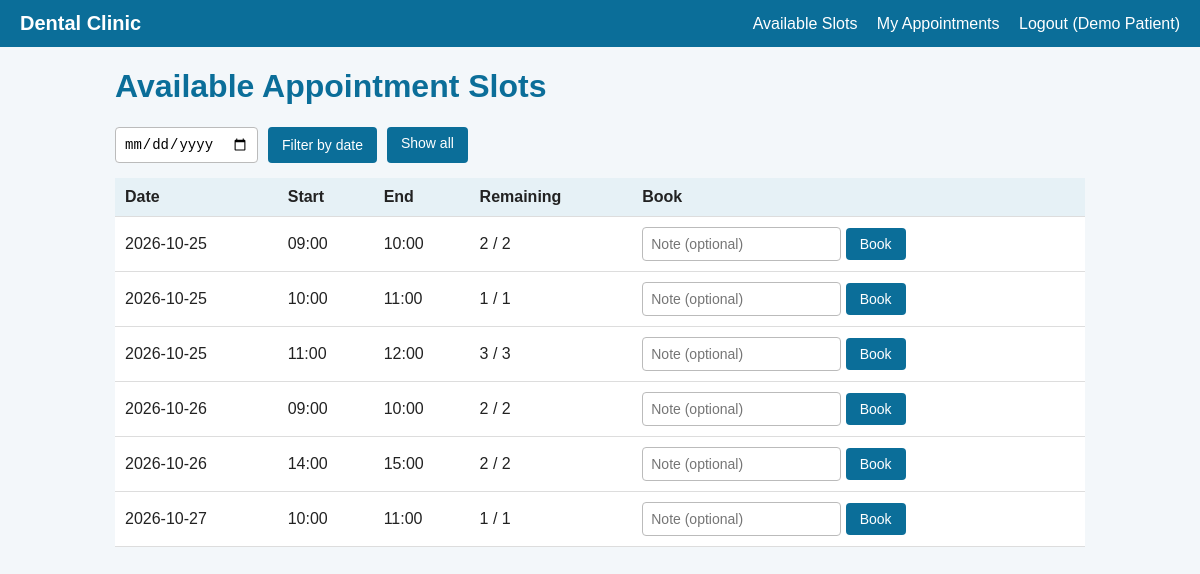
Page /index.php (signed in) on the committed database.
### tables this page shows
CREATE TABLE slots (
    id INT AUTO_INCREMENT PRIMARY KEY,
    slot_date DATE NOT NULL,
    start_time TIME NOT NULL,
    end_time TIME NOT NULL,
    capacity INT NOT NULL DEFAULT 1
);

### config.php (called while the page is built, shortened)
<?php
function e($text)
{
    return htmlspecialchars((string)$text, ENT_QUOTES, 'UTF-8');
}
function isLoggedIn()
{
    return isset($_SESSION['user_id']);
}
function isAdmin()
{
    return isset($_SESSION['role']) && $_SESSION['role'] === 'admin';
}
function shortTime($time)
{
    return substr($time, 0, 5);
}

### index.php (the view, shortened to what this page needs)
<?php
require __DIR__ . '/config.php';
$date = $_GET['date'] ?? '';
$now = date('Y-m-d H:i:s');
$sql = "SELECT s.*,
        s.capacity - (SELECT COUNT(*) FROM appointments a WHERE a.slot_id = s.id AND a.status IN ('pending', 'confirmed')) AS remaining
        FROM slots s
        WHERE CONCAT(s.slot_date, ' ', s.start_time) > ?";
$params = [$now];
if ($date !== '' && preg_match('/^\d{4}-\d{2}-\d{2}$/', $date)) {
    $sql .= " AND s.slot_date = ?";
    $params[] = $date;
} else {
    $date = '';
}
$sql .= " ORDER BY s.slot_date, s.start_time";
$stmt = $pdo->prepare($sql);
$stmt->execute($params);
$slots = $stmt->fetchAll();
include __DIR__ . '/header.php';
?>
<h1>Available Appointment Slots</h1>
<form method="get" class="filters">
    <input type="date" name="date" value="<?= e($date) ?>">
    <button type="submit">Filter by date</button>
    <a class="btn gray" href="index.php">Show all</a>
</form>
<div class="table-wrap">
<table>
    <tr>
        <th>Date</th>
        <th>Start</th>
        <th>End</th>
        <th>Remaining</th>
        <th>Book</th>
    </tr>
    <?php foreach ($slots as $slot): ?>
        <tr>
            <td><?= e($slot['slot_date']) ?></td>
            <td><?= e(shortTime($slot['start_time'])) ?></td>
            <td><?= e(shortTime($slot['end_time'])) ?></td>
            <td><?= (int)$slot['remaining'] ?> / <?= (int)$slot['capacity'] ?></td>
            <td>
                <?php if ($slot['remaining'] <= 0): ?>
                    Full
                <?php elseif (isAdmin()): ?>
                    -
                <?php elseif (isLoggedIn()): ?>
                    <form method="post" action="book.php" class="inline-form">
                        <input type="text" name="note" maxlength="255" placeholder="Note (optional)">
                        <button type="submit">Book</button>
                    </form>
                <?php else: ?>
                    <a href="login.php">Login to book</a>
                <?php endif; ?>
            </td>
        </tr>
    <?php endforeach; ?>
</table>
</div>
<?php include __DIR__ . '/footer.php'; ?>

### style.css (style rules this page uses)
* { box-sizing: border-box; }
body { margin: 0; font-family: Arial, sans-serif; background: #f3f7fa; color: #222; }
h1, h2 { color: #0b6e99; }
.table-wrap { overflow-x: auto; }
table { width: 100%; border-collapse: collapse; background: #fff; }
th, td { padding: 10px; border-bottom: 1px solid #ddd; text-align: left; vertical-align: middle; }
th { background: #e6f1f6; }
input, select, textarea { padding: 8px; border: 1px solid #bbb; border-radius: 4px; font-size: 14px; max-width: 100%; }
button, .btn { background: #0b6e99; color: #fff; border: none; padding: 8px 14px; border-radius: 4px; cursor: pointer; font-size: 14px; text-decoration: none; display: inline-block; }
.filters { display: flex; flex-wrap: wrap; gap: 10px; margin-bottom: 15px; }
.inline-form { display: inline; }

### rows in the picture
slots: slot_date "2026-10-25", start_time "09:00", end_time "10:00", remaining "2", capacity "2"
slots: slot_date "2026-10-25", start_time "10:00", end_time "11:00", remaining "1", capacity "1"
slots: slot_date "2026-10-25", start_time "11:00", end_time "12:00", remaining "3", capacity "3"
slots: slot_date "2026-10-26", start_time "09:00", end_time "10:00", remaining "2", capacity "2"
slots: slot_date "2026-10-26", start_time "14:00", end_time "15:00", remaining "2", capacity "2"
slots: slot_date "2026-10-27", start_time "10:00", end_time "11:00", remaining "1", capacity "1"

### other values in the picture
$_SESSION['name'] "Demo Patient"
